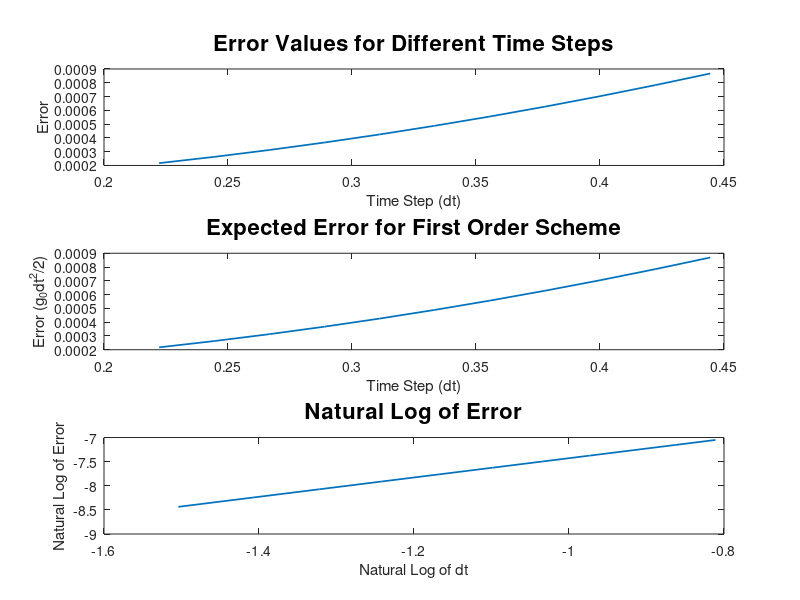

The MATLAB script that drew this image:
%%%%%% Euler Method and Analytical Solution Ray Tracing %%%%%%

clear
close all

%%%%%%%% Create Velocity and Slowness Models %%%%%%%%

v0 = 0.5;
vf = 5;
dv = .01; 
nv = floor((vf - v0)/dv);

s0_2 = 1/v0^2;
sf_2 = 1/vf^2;

gradSlo2 = (sf_2 - s0_2) / nv;

nx = nv; 
nz = nv;
vals = [1:nv];
            
%%%%%%%% Euler's Method Implementation %%%%%%%%%

t0 = 0; 
tf = 100:10:200;
nt = nv; 
slope = 1:numel(tf);
d_t = 1:numel(tf);
error = 1:numel(tf); 
xPos0 = 0; 
zPos0 = 0; 

xPos = vals;
zPos = vals;
xDir = vals;
zDir = vals;
tVec = vals;

xPos(1) = xPos0;
zPos(1) = zPos0;

alpha=30; 

gVx = 0;
gVz = gradSlo2; 
xDir0 = sind(alpha); 
zDir0 = cosd(alpha); 
xDir(1) = xDir0; 
zDir(1) = zDir0; 

%%%%%%% Analytical Solution Parameters

xPlt = [1:nx];
zPlt = [1:nz];

for itf=1:numel(tf)
    dt = (tf(itf) - t0)/nt;
    d_t(itf) = dt; 
    for ix=1:nx-1
        xPos(ix+1) = xPos(ix) + xDir(ix)*dt;
        xDir(ix+1) = xDir(ix) + gVx*dt; 

        zPos(ix+1) = zPos(ix) + zDir(ix)*dt;
        zDir(ix+1) = zDir(ix) + gVz*dt; 

        if zPos(ix+1) < 0
            zPos(ix+1) = 0; 
        end
    end
    %%%%%%%%%%% Analytical Solution %%%%%%%%%%%%%%
    for it=1:nt               % fill tVec with times
        tVec(it) = t0 + (it-1) * dt;
    end
    for it=1:nt
        t = tVec(it);
        xPos_ = xPos0 + xDir0*t + gVx * t*t * 0.5;
        zPos_ = zPos0 + zDir0*t + gVz * t*t * 0.5;

        if zPos_ < 0
            zPos_ = 0;
        end

        xPlt(it) = xPos_; 
        zPlt(it) = zPos_; 
    end
    diffX = xPos-xPlt; 
    diffZ = zPos-zPlt; 
    magDiff = sqrt(diffX.^2 + diffZ.^2);
    maxmD = max(magDiff);
    slope(itf) = maxmD/find(magDiff==maxmD);
    
    %%%%% for comparison %%%%%
    error(itf) = -gradSlo2 * dt*dt * 0.5; 
    
end
subplot(3,1,1)
plot(d_t,slope,'LineWidth',1.25)
title('Error Values for Different Time Steps','fontsize',16)
xlabel('Time Step (dt)')
ylabel('Error')
subplot(3,1,2)
plot(d_t,error,'LineWidth',1.25)
title('Expected Error for First Order Scheme','fontsize',16)
xlabel('Time Step (dt)')
h1=ylabel('Error (g_{0}dt^{2}/2)');
subplot(3,1,3)
plot(log(d_t),log(slope),'LineWidth',1.25)
title('Natural Log of Error','fontsize',16)
xlabel('Natural Log of dt')
ylabel('Natural Log of Error')
hold off
set([h1], 'interpreter', 'tex')


